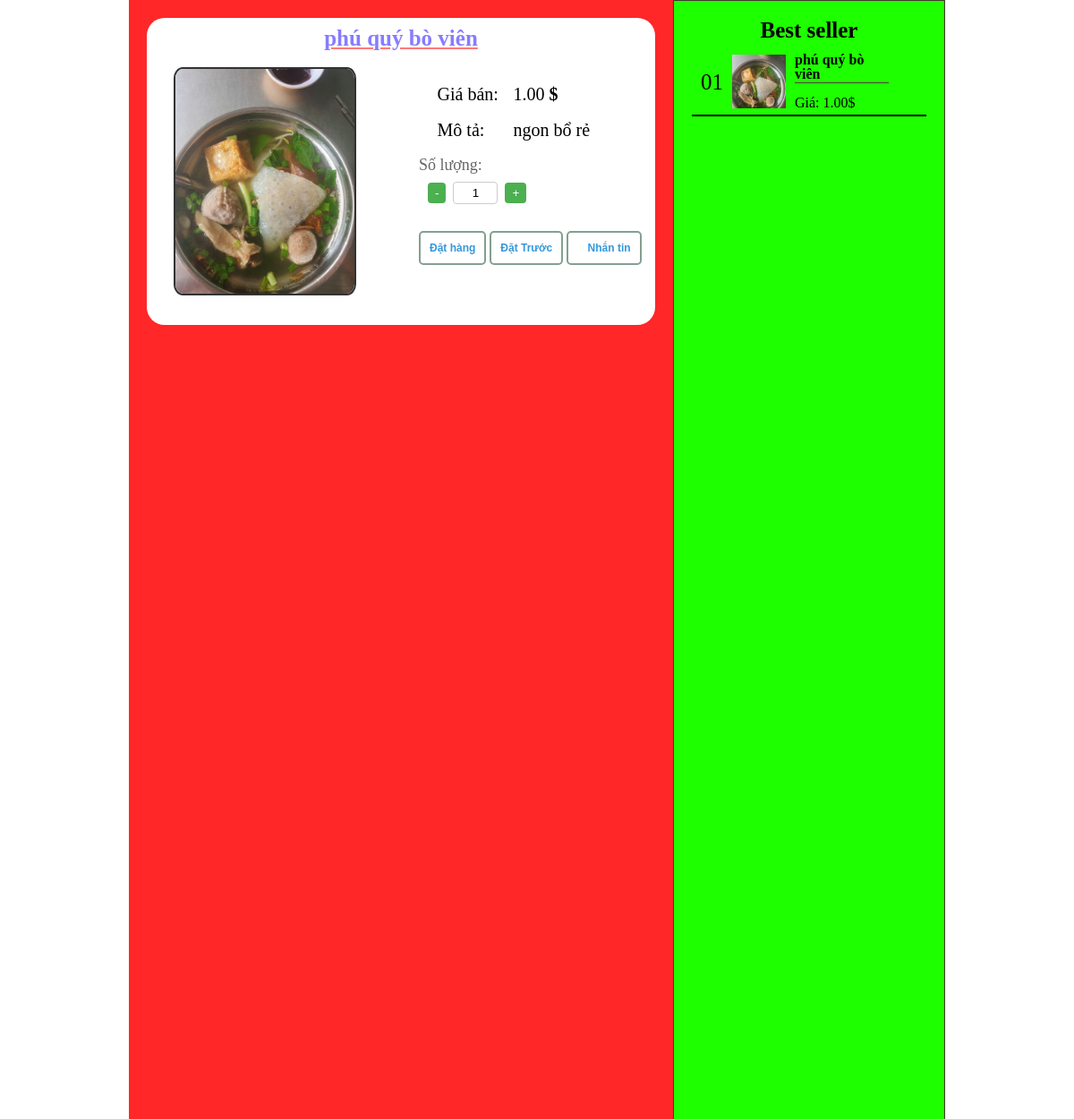
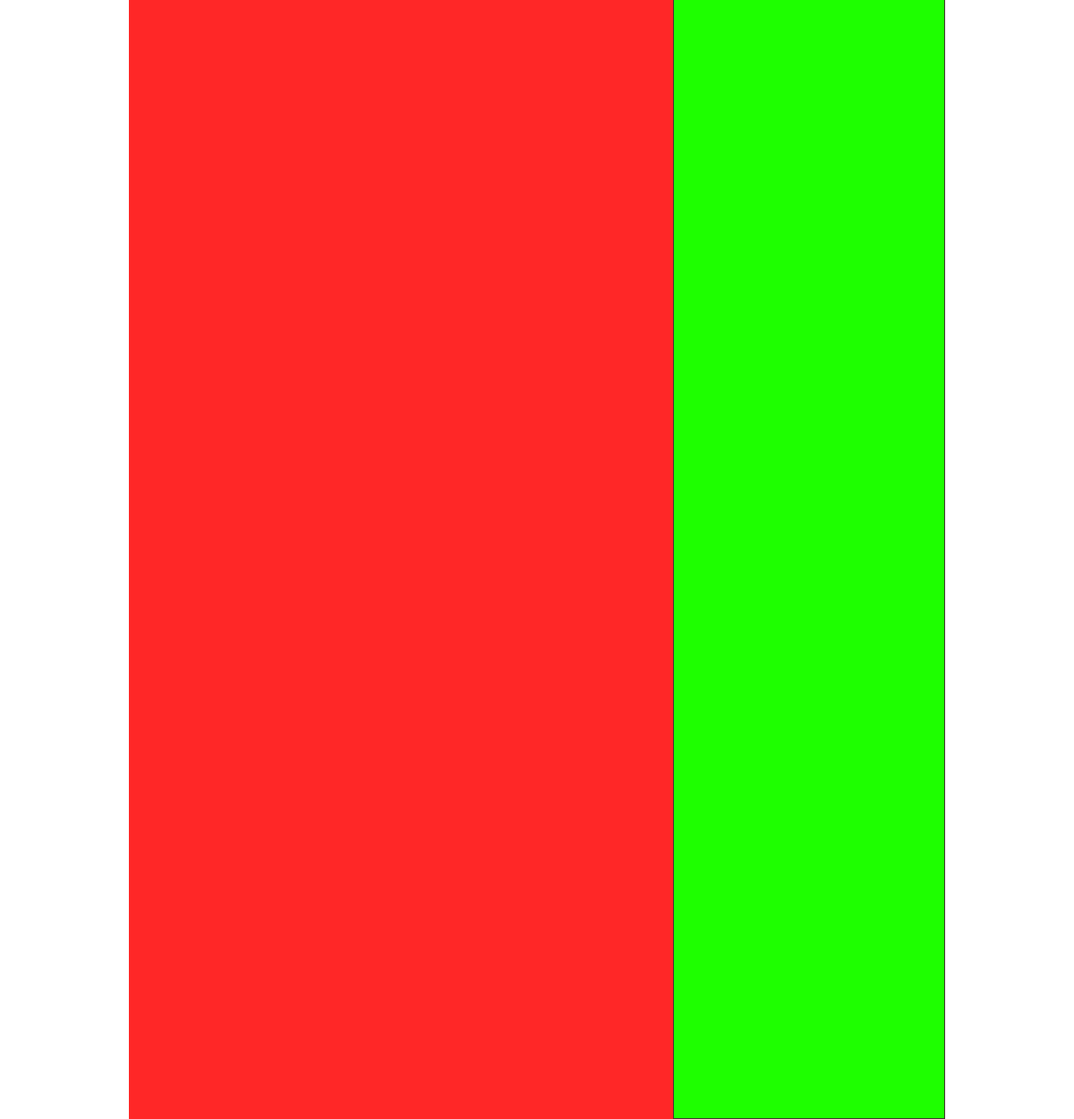
Screenshot of /view/detail/1/ with the database file from the repository (2 pictures, top to bottom).
### Views/models.py (models this page shows, shortened)
class Product(models.Model):
    name = models.CharField(max_length=50,default="")
    price = models.DecimalField(max_digits=5, decimal_places=2 , default = 0)
    description = models.CharField(max_length= 2000)
    link = models.ImageField( upload_to='Views/media/images')
    review = models.IntegerField(default=0)
    ingredient = models.CharField(default = " ", max_length=200 , blank = True)

### Views/views.py (the view)
# urls.py: path('detail/<int:item_id>/',views.product,name='product_detail'),
def product(request , item_id):
    top_price = Product.objects.order_by('-price')[:10]
    items = get_object_or_404(Product, id=item_id)
    all = {
        'price':top_price,
        'items' :items,
    }
    return render(request , 'product_detail.html' , all )

### Views/templates/product_detail.html (shortened to what this page needs)
{% extends "base.html" %}
{% load static %}
{%block product%}
<div class="frame" style="width: 76%; height: 100%; margin: auto; box-sizing: border-box; display: flex; background-image: url('{{items.link.url}}');background-size: 100% 100%;background-position: center;background-repeat: no-repeat;">
    <div class="frame_info">
        <div class="item_container">
            <h1 class="item_name"> <strong> {{ items.name }} </strong></h1>
            <div class="info_container">
                <div class="info_detail">
                    <div class="image_container">
                        <img src="{{ items.link.url }}" alt="{{ items.name }}">
                     </div>
                </div>
                <div class="info_detail" id="i_i_d">
                    <p class="item item_price"><i class="fa-solid fa-money-check-dollar"></i> Giá bán:</p>
                    <p class="item"><span> {{ items.price }} </span> <i class="fa-solid fa-dollar-sign"></i> </p>
                    <p class="item item_des"> <i class="fa-solid fa-comment-medical"></i>  Mô tả:</p>
                    <p class="item">{{ items.description}} </p>
                    <div class="quantity-container">
                        <div class="quantity-name">
                            <label for="quantityValue">Số lượng:</label>
                        </div>
                        <div class="quantity-click">
                            <button class="quantity-btn" onclick="decreaseQuantity()">-</button>
                            <input type="text" class="quantity-input" value="1" id="quantityValue">
                            <button class="quantity-btn" onclick="increaseQuantity()">+</button>
                        </div>
                    </div>
                    <div class="product-action-item">
                        <button onclick="showOverlay()" id="button_overlay1">Đặt hàng</button>
                        <button onclick="showOverlay()" id="button_overlay2">Đặt Trước</button>
                        <button onclick="showOverlay()" id="button_overlay3"><i class="fa-regular fa-message"></i>Nhắn tin</button>
                    </div>
                </div>
            </div>
        </div>
    </div>
    <div class="frame_relate">
        <h1><strong>Best seller</strong></h1>
        {% for food in price %}
            <div class="food-item">
                <p class="r-item" style="font-size: 25px;"> {{ forloop.counter|stringformat:"02d" }}</p>
                <img class="r-item food-image" src="{{ food.link.url }}" alt="{{ food.name }}">
                <div class="r-item food-details">
                    <a href="{% url 'product_detail' food.id %}"><h2 id="name-top-food"><strong >{{ food.name }}</strong></h2></a>
                    <p style="padding-top: 14px ;">Giá: {{ food.price }}$</p>
                </div>
            </div>
        {% endfor %}
    </div>
</div>
{%endblock%}

### Views/static/css/base.css (style rules this page uses)
body { height: 2500px; }

### Views/static/css/product_detail.css (style rules this page uses)
.frame_info { box-sizing: border-box; flex: 0 0 66.666667%; background-color: #ff2727; padding: 20px; }
.frame_relate { box-sizing: border-box; flex: 0 0 33.33333%; background-color: #1eff00; padding: 20px; border: 1px solid rgb(71, 50, 50); }
.item_container { background-color: #fff; border-radius: 20px; margin-bottom: 20px; padding: 10px; }
strong { font-weight: bold; }
.item_name { text-align: center; color: rgb(135, 124, 255); font-size: 25px; text-decoration: underline; text-decoration-color: rgb(255, 122, 122) ; }
.image_container { padding: 20px; display: inline-block; overflow: hidden; width: 200px; }
.image_container img { border-radius: 5%; border: 2px solid #323232; width: 100%; height: auto; display: block; }
#i_i_d { padding-top: 20px; padding-left: 40px; }
.item { width: 40%; display: inline-block; vertical-align: top; padding-top:20px; font-size: 20px; }
.info_container { display: flex; }
.info_detail { flex: 1; }
.item:nth-child(2n+1) { clear: left; }
.food-item { display: flex; align-items: center; border-bottom: 2px solid #000; padding-bottom: 5px; padding-top: 3px; }
.food-image { width: 60px; height: 60px; object-fit: cover; }
.food-details { flex: 0 0 40%; height: 100%; }
.r-item { padding-left: 10px; }
.food-details a { color: inherit; text-decoration: none; }
#name-top-food { border-bottom: 1px solid rgb(85, 59, 59); padding-bottom: 1px; }
.frame_relate h1 { text-align: center; font-size: 25px; padding-bottom: 10px; }
.quantity-container { display: flex; flex-direction: column; font-size: 18px; }
.quantity-input { width: 40px; text-align: center; border: 1px solid #ccc; margin: 0 8px; padding: 4px; border-radius: 4px; }
.quantity-btn { background-color: #4CAF50; color: white; border: none; padding: 4px 8px; border-radius: 4px; cursor: pointer; }
.quantity-name { padding-top: 20px; opacity: 60%; }
.quantity-click { display: flex; align-items: center; font-size: 18px; margin: 10px; padding-bottom: 20px; }
.fa-message { padding-right: 2px; }
.product-action-item button { padding: 10px 10px; font-size: 12px; font-weight: bold; text-align: center; text-decoration: none; cursor: pointer; border: 2px solid #83a090 ; color: #3498db; background-color: white; border-radius: 5px; transition: background-color 0.3s, color 0.3s, border-color 0.3s; }

### rows the page displays
Product: link (picture), name "phú quý bò viên", price "1.00", description "ngon bổ rẻ"
